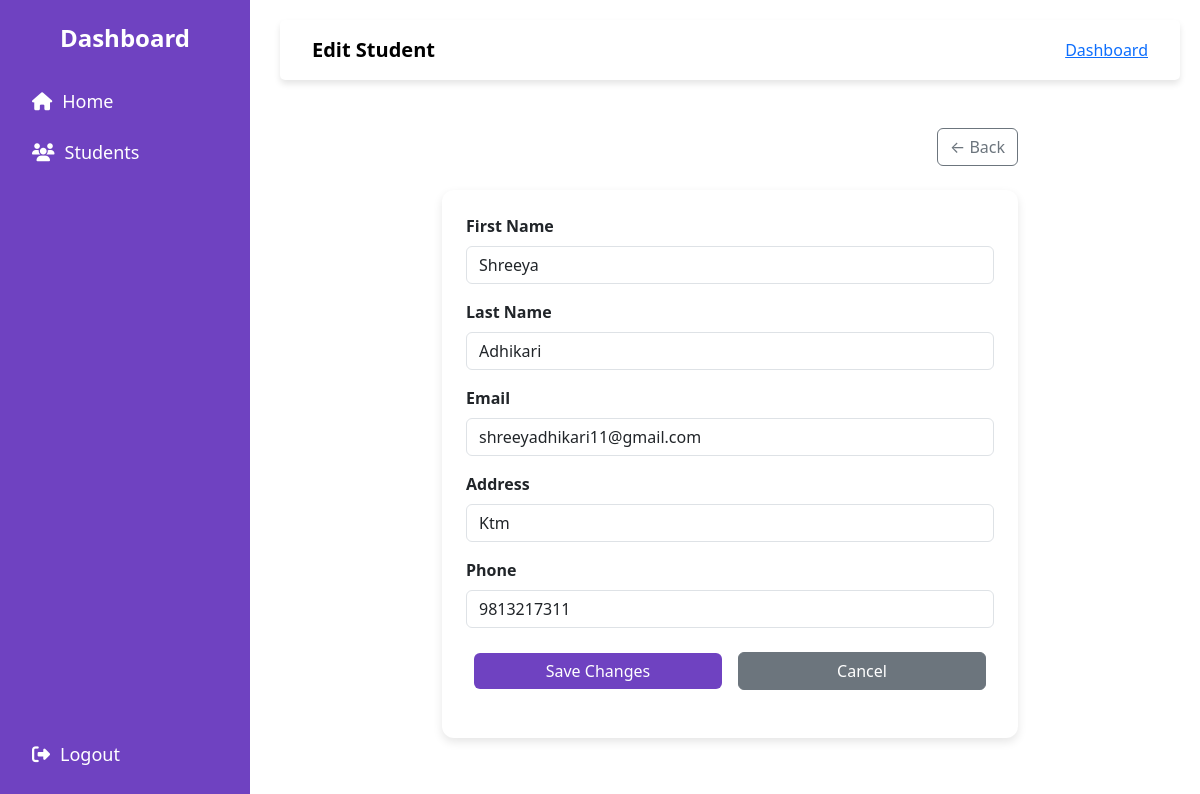
Screenshot of /update/1 with the database file from the repository.
### models.py (models this page shows)
class Student(db.Model):
    id = db.Column(db.Integer, primary_key = True)
    student_id = db.Column(db.String(20), unique=True, nullable=False)  # Custom ID
    first_name = db.Column(db.String(150), nullable=False)
    last_name = db.Column(db.String(150), nullable=False)
    email = db.Column(db.String(100), unique=True, nullable=False)
    address = db.Column(db.Text, nullable=False)
    phone = db.Column(db.String(15), unique=True, nullable=False)

### app.py (the view)
@app.route('/update/<int:id>', methods = ["GET", "POST"])
def update(id):
    student = Student.query.get_or_404(id)
    if request.method == 'POST':
        student.first_name = request.form['first_name']
        student.last_name = request.form['last_name']
        student.email = request.form['email']
        student.phone = request.form['phone']
        student.address = request.form['address']
        try:
            db.session.commit()
            flash("Student details updated successfully!", "success")
            return redirect(url_for('view_student'))
        except Exception as e:
            flash(f"Error: There was an issue while updating student details! {e}", "danger")
    else:
        return render_template('student/edit_student.html', student = student)

### templates/student/edit_student.html (shortened to what this page needs)
{% extends "base.html" %}
{% block nav_title%}Edit Student {% endblock%}
{% block content %}
<div class="container mt-5">
    <div class="d-flex justify-content-between align-items-center">
        <a href="{{ url_for('view_student') }}" class="btn btn-outline-secondary">← Back </a>
    </div>
    <div class="card mt-4 p-4">
        <form action="{{url_for('update', id = student.id)}}" method="POST">
            <div class="mb-3">
                <label class="form-label fw-semibold">First Name</label>
                <input type="text" name="first_name" class="form-control capitalize-input" value="{{student.first_name}}">
            </div>
            <div class="mb-3">
                <label class="form-label fw-semibold">Last Name</label>
                <input type="text" name="last_name" class="form-control capitalize-input" value="{{student.last_name}}">
            </div>
            <div class="mb-3">
                <label class="form-label fw-semibold">Email</label>
                <input type="email" name="email" class="form-control" value="{{student.email}}">
            </div>
            <div class="mb-3">
                <label class="form-label fw-semibold">Address</label>
                <input type="text" name="address" class="form-control capitalize-input" value="{{student.address}}">
            </div>
            <div class="mb-3">
                <label class="form-label fw-semibold">Phone</label>
                <input type="number" name="phone" class="form-control" value="{{student.phone}}" >
            </div>
            <div class="d-flex justify-content-between align-items-center mb-3">
                <button type="submit" class="btn btn-success w-50 ml-3 m-2">Save Changes</button>
                <a href="{{ url_for('view_student') }}" class="btn btn-secondary w-50 m-2">Cancel</a>
            </div>
        </form>
    </div>
</div>
{% endblock %}

### templates/base.html (style rules this page uses)
:root { --primary-color: #6f42c1; --primary-hover: #5a32a3; --sidebar-bg: #6f42c1; --sidebar-text: #ffffff; }
body { display: flex; }

### templates/student/edit_student.html (style rules this page uses)
.card { border: none; box-shadow: 0px 4px 10px rgba(0, 0, 0, 0.1); border-radius: 12px; }
.btn-success { background-color: #6f42c1; border: none; }
.container { max-width: 600px; }
.capitalize-input { text-transform: capitalize; }

### rows the page displays
Student: first_name "Shreeya", last_name "Adhikari", email "shreeyadhikari11@gmail.com", address "Ktm", phone "9813217311"
